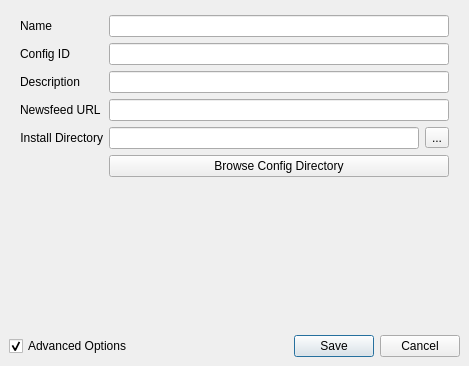
<?xml version="1.0" encoding="UTF-8"?>
<ui version="4.0">
 <class>dlgSettings</class>
 <widget class="FramelessQDialogWithStylePreview" name="dlgSettings">
  <property name="windowModality">
   <enum>Qt::WindowModality::ApplicationModal</enum>
  </property>
  <property name="geometry">
   <rect>
    <x>0</x>
    <y>0</y>
    <width>469</width>
    <height>366</height>
   </rect>
  </property>
  <property name="windowTitle">
   <string>Settings</string>
  </property>
  <property name="modal">
   <bool>true</bool>
  </property>
  <layout class="QVBoxLayout" name="verticalLayout">
   <property name="spacing">
    <number>0</number>
   </property>
   <property name="leftMargin">
    <number>0</number>
   </property>
   <property name="topMargin">
    <number>0</number>
   </property>
   <property name="rightMargin">
    <number>0</number>
   </property>
   <property name="bottomMargin">
    <number>0</number>
   </property>
   <item>
    <widget class="QTabBar" name="tabBar" native="true"/>
   </item>
   <item>
    <widget class="QStackedWidget" name="stackedWidget">
     <property name="currentIndex">
      <number>0</number>
     </property>
     <widget class="QWidget" name="pageGameInfo">
      <layout class="QFormLayout" name="formLayout">
       <property name="leftMargin">
        <number>20</number>
       </property>
       <property name="topMargin">
        <number>15</number>
       </property>
       <property name="rightMargin">
        <number>20</number>
       </property>
       <property name="bottomMargin">
        <number>20</number>
       </property>
       <item row="0" column="0">
        <widget class="QLabel" name="gameNameLabel">
         <property name="text">
          <string>Name</string>
         </property>
        </widget>
       </item>
       <item row="0" column="1">
        <widget class="QLineEdit" name="gameNameLineEdit"/>
       </item>
       <item row="1" column="0">
        <widget class="QLabel" name="gameConfigIDLabel">
         <property name="text">
          <string>Config ID</string>
         </property>
        </widget>
       </item>
       <item row="1" column="1">
        <widget class="QLineEdit" name="gameConfigIDLineEdit">
         <property name="readOnly">
          <bool>true</bool>
         </property>
        </widget>
       </item>
       <item row="2" column="0">
        <widget class="QLabel" name="gameDescriptionLabel">
         <property name="text">
          <string>Description</string>
         </property>
        </widget>
       </item>
       <item row="2" column="1">
        <widget class="QLineEdit" name="gameDescriptionLineEdit"/>
       </item>
       <item row="3" column="0">
        <widget class="QLabel" name="gameNewsfeedLabel">
         <property name="text">
          <string>Newsfeed URL</string>
         </property>
        </widget>
       </item>
       <item row="3" column="1">
        <widget class="QLineEdit" name="gameNewsfeedLineEdit"/>
       </item>
       <item row="4" column="0">
        <widget class="QLabel" name="gameDirLabel">
         <property name="toolTip">
          <string>Game install directory. There should be a file called patchclient.dll here</string>
         </property>
         <property name="text">
          <string>Install Directory</string>
         </property>
         <property name="alignment">
          <set>Qt::AlignmentFlag::AlignRight|Qt::AlignmentFlag::AlignTrailing|Qt::AlignmentFlag::AlignVCenter</set>
         </property>
        </widget>
       </item>
       <item row="4" column="1">
        <layout class="QHBoxLayout" name="gameDirLayout">
         <item>
          <widget class="QLineEdit" name="gameDirLineEdit">
           <property name="toolTip">
            <string>Game install directory. There should be a file called patchclient.dll here</string>
           </property>
          </widget>
         </item>
         <item>
          <widget class="QToolButton" name="gameDirButton">
           <property name="toolTip">
            <string>Select game directory from file system</string>
           </property>
           <property name="text">
            <string>...</string>
           </property>
          </widget>
         </item>
        </layout>
       </item>
       <item row="5" column="1">
        <widget class="QPushButton" name="browseGameConfigDirButton">
         <property name="sizePolicy">
          <sizepolicy hsizetype="Preferred" vsizetype="Fixed">
           <horstretch>0</horstretch>
           <verstretch>0</verstretch>
          </sizepolicy>
         </property>
         <property name="toolTip">
          <string>Browse OneLauncher config/data directory for this game</string>
         </property>
         <property name="text">
          <string>Browse Config Directory</string>
         </property>
        </widget>
       </item>
       <item row="6" column="1">
        <spacer name="verticalSpacer">
         <property name="orientation">
          <enum>Qt::Orientation::Vertical</enum>
         </property>
         <property name="sizeHint" stdset="0">
          <size>
           <width>20</width>
           <height>40</height>
          </size>
         </property>
        </spacer>
       </item>
      </layout>
     </widget>
     <widget class="QWidget" name="pageGame">
      <layout class="QFormLayout" name="formLayout_2">
       <property name="leftMargin">
        <number>20</number>
       </property>
       <property name="topMargin">
        <number>15</number>
       </property>
       <property name="rightMargin">
        <number>20</number>
       </property>
       <property name="bottomMargin">
        <number>20</number>
       </property>
       <item row="0" column="0">
        <widget class="QLabel" name="gameLanguageLabel">
         <property name="toolTip">
          <string/>
         </property>
         <property name="text">
          <string>Language</string>
         </property>
         <property name="alignment">
          <set>Qt::AlignmentFlag::AlignRight|Qt::AlignmentFlag::AlignTrailing|Qt::AlignmentFlag::AlignVCenter</set>
         </property>
        </widget>
       </item>
       <item row="0" column="1">
        <widget class="QComboBox" name="gameLanguageComboBox">
         <property name="toolTip">
          <string/>
         </property>
        </widget>
       </item>
       <item row="1" column="0">
        <widget class="QLabel" name="highResLabel">
         <property name="toolTip">
          <string>Enable high resolution game files. You may need to patch the game after enabling this</string>
         </property>
         <property name="text">
          <string>Hi-Res Graphics</string>
         </property>
         <property name="alignment">
          <set>Qt::AlignmentFlag::AlignRight|Qt::AlignmentFlag::AlignTrailing|Qt::AlignmentFlag::AlignVCenter</set>
         </property>
        </widget>
       </item>
       <item row="1" column="1">
        <widget class="QCheckBox" name="highResCheckBox">
         <property name="sizePolicy">
          <sizepolicy hsizetype="Fixed" vsizetype="Minimum">
           <horstretch>0</horstretch>
           <verstretch>0</verstretch>
          </sizepolicy>
         </property>
         <property name="toolTip">
          <string>Enable high resolution game files. You may need to patch the game after enabling this</string>
         </property>
         <property name="text">
          <string/>
         </property>
        </widget>
       </item>
       <item row="2" column="0">
        <widget class="QLabel" name="clientLabel">
         <property name="toolTip">
          <string>Game client version to use. 64-bit is the most modern. It does work with WINE</string>
         </property>
         <property name="text">
          <string>Client Type</string>
         </property>
         <property name="alignment">
          <set>Qt::AlignmentFlag::AlignRight|Qt::AlignmentFlag::AlignTrailing|Qt::AlignmentFlag::AlignVCenter</set>
         </property>
        </widget>
       </item>
       <item row="2" column="1">
        <widget class="QComboBox" name="clientTypeComboBox">
         <property name="toolTip">
          <string>Game client version to use. 64-bit is the most modern. It does work with WINE</string>
         </property>
        </widget>
       </item>
       <item row="3" column="0">
        <widget class="QLabel" name="standardLauncherLabel">
         <property name="toolTip">
          <string>Standard launcher filename</string>
         </property>
         <property name="text">
          <string>Standard Launcher</string>
         </property>
         <property name="alignment">
          <set>Qt::AlignmentFlag::AlignRight|Qt::AlignmentFlag::AlignTrailing|Qt::AlignmentFlag::AlignVCenter</set>
         </property>
        </widget>
       </item>
       <item row="3" column="1">
        <widget class="QLineEdit" name="standardLauncherLineEdit">
         <property name="toolTip">
          <string>Standard launcher filename</string>
         </property>
        </widget>
       </item>
       <item row="4" column="1">
        <widget class="QToolButton" name="standardGameLauncherButton">
         <property name="sizePolicy">
          <sizepolicy hsizetype="Preferred" vsizetype="Fixed">
           <horstretch>0</horstretch>
           <verstretch>0</verstretch>
          </sizepolicy>
         </property>
         <property name="text">
          <string>Run Standard Game Launcher</string>
         </property>
         <property name="popupMode">
          <enum>QToolButton::ToolButtonPopupMode::MenuButtonPopup</enum>
         </property>
        </widget>
       </item>
       <item row="7" column="0">
        <widget class="QLabel" name="patchClientLabel">
         <property name="toolTip">
          <string>Patch client DLL filename</string>
         </property>
         <property name="text">
          <string>Patch Client DLL</string>
         </property>
         <property name="alignment">
          <set>Qt::AlignmentFlag::AlignRight|Qt::AlignmentFlag::AlignTrailing|Qt::AlignmentFlag::AlignVCenter</set>
         </property>
        </widget>
       </item>
       <item row="7" column="1">
        <widget class="QLineEdit" name="patchClientLineEdit">
         <property name="toolTip">
          <string>Patch client DLL filename</string>
         </property>
        </widget>
       </item>
       <item row="5" column="1">
        <spacer name="verticalSpacer_2">
         <property name="orientation">
          <enum>Qt::Orientation::Vertical</enum>
         </property>
         <property name="sizeHint" stdset="0">
          <size>
           <width>20</width>
           <height>40</height>
          </size>
         </property>
        </spacer>
       </item>
       <item row="6" column="0">
        <widget class="QLabel" name="gameSettingsDirLabel">
         <property name="toolTip">
          <string>&lt;html&gt;&lt;head/&gt;&lt;body&gt;&lt;p&gt;The folder where user preferences, screenshots, and addons are stored. &lt;span style=&quot; font-weight:700;&quot;&gt;Changing this does not move your existing files. It also won't take affect when using the official game launcher.&lt;/span&gt;&lt;/p&gt;&lt;/body&gt;&lt;/html&gt;</string>
         </property>
         <property name="text">
          <string>Settings Directory</string>
         </property>
        </widget>
       </item>
       <item row="6" column="1">
        <widget class="QWidget" name="gameSettingsDirWidget" native="true">
         <layout class="QHBoxLayout" name="gameSettingsDirLayout">
          <property name="leftMargin">
           <number>0</number>
          </property>
          <property name="topMargin">
           <number>0</number>
          </property>
          <property name="rightMargin">
           <number>0</number>
          </property>
          <property name="bottomMargin">
           <number>0</number>
          </property>
          <item>
           <widget class="QLineEdit" name="gameSettingsDirLineEdit">
            <property name="toolTip">
             <string>&lt;html&gt;&lt;head/&gt;&lt;body&gt;&lt;p&gt;The folder where user preferences, screenshots, and addons are stored. &lt;span style=&quot; font-weight:700;&quot;&gt;Changing this does not move your existing files. It also won't take affect when using the official game launcher.&lt;/span&gt;&lt;/p&gt;&lt;/body&gt;&lt;/html&gt;</string>
            </property>
           </widget>
          </item>
          <item>
           <widget class="QToolButton" name="gameSettingsDirButton">
            <property name="toolTip">
             <string>Select settings folder from filesystem</string>
            </property>
            <property name="text">
             <string>...</string>
            </property>
           </widget>
          </item>
         </layout>
        </widget>
       </item>
      </layout>
     </widget>
     <widget class="QWidget" name="pageWine">
      <layout class="QFormLayout" name="formLayout_3">
       <property name="leftMargin">
        <number>20</number>
       </property>
       <property name="topMargin">
        <number>15</number>
       </property>
       <property name="rightMargin">
        <number>20</number>
       </property>
       <property name="bottomMargin">
        <number>20</number>
       </property>
       <item row="0" column="0">
        <widget class="QLabel" name="autoManageWineLabel">
         <property name="text">
          <string>Auto Manage Wine</string>
         </property>
        </widget>
       </item>
       <item row="0" column="1">
        <widget class="QCheckBox" name="autoManageWineCheckBox">
         <property name="sizePolicy">
          <sizepolicy hsizetype="Fixed" vsizetype="Minimum">
           <horstretch>0</horstretch>
           <verstretch>0</verstretch>
          </sizepolicy>
         </property>
        </widget>
       </item>
       <item row="1" column="0">
        <widget class="QLabel" name="winePrefixLabel">
         <property name="toolTip">
          <string>Path to WINE prefix</string>
         </property>
         <property name="text">
          <string>Wine Prefix</string>
         </property>
        </widget>
       </item>
       <item row="1" column="1">
        <widget class="QLineEdit" name="winePrefixLineEdit">
         <property name="toolTip">
          <string>Path to WINE prefix</string>
         </property>
         <property name="dragEnabled">
          <bool>true</bool>
         </property>
        </widget>
       </item>
       <item row="2" column="0">
        <widget class="QLabel" name="wineExecutableLabel">
         <property name="toolTip">
          <string>Path to WINE executable</string>
         </property>
         <property name="text">
          <string>Wine Executable</string>
         </property>
        </widget>
       </item>
       <item row="2" column="1">
        <widget class="QLineEdit" name="wineExecutableLineEdit">
         <property name="toolTip">
          <string>Path to WINE executable</string>
         </property>
         <property name="dragEnabled">
          <bool>true</bool>
         </property>
        </widget>
       </item>
       <item row="3" column="0">
        <widget class="QLabel" name="wineDebugLabel">
         <property name="toolTip">
          <string>Value for the WINEDEBUG environment variable</string>
         </property>
         <property name="text">
          <string>WINEDEBUG</string>
         </property>
        </widget>
       </item>
       <item row="3" column="1">
        <widget class="QLineEdit" name="wineDebugLineEdit">
         <property name="toolTip">
          <string>Value for the WINEDEBUG environment variable</string>
         </property>
        </widget>
       </item>
       <item row="4" column="1">
        <spacer name="verticalSpacer_3">
         <property name="orientation">
          <enum>Qt::Orientation::Vertical</enum>
         </property>
         <property name="sizeHint" stdset="0">
          <size>
           <width>20</width>
           <height>40</height>
          </size>
         </property>
        </spacer>
       </item>
      </layout>
     </widget>
     <widget class="QWidget" name="pageProgram">
      <layout class="QFormLayout" name="formLayout_4">
       <property name="rowWrapPolicy">
        <enum>QFormLayout::RowWrapPolicy::WrapLongRows</enum>
       </property>
       <property name="leftMargin">
        <number>20</number>
       </property>
       <property name="topMargin">
        <number>15</number>
       </property>
       <property name="rightMargin">
        <number>20</number>
       </property>
       <property name="bottomMargin">
        <number>20</number>
       </property>
       <item row="0" column="0">
        <widget class="QLabel" name="defaultLanguageLabel">
         <property name="toolTip">
          <string>Default language to use for games</string>
         </property>
         <property name="text">
          <string>Default Language</string>
         </property>
         <property name="alignment">
          <set>Qt::AlignmentFlag::AlignRight|Qt::AlignmentFlag::AlignTrailing|Qt::AlignmentFlag::AlignVCenter</set>
         </property>
        </widget>
       </item>
       <item row="0" column="1">
        <widget class="QComboBox" name="defaultLanguageComboBox">
         <property name="sizePolicy">
          <sizepolicy hsizetype="Preferred" vsizetype="Fixed">
           <horstretch>0</horstretch>
           <verstretch>0</verstretch>
          </sizepolicy>
         </property>
         <property name="toolTip">
          <string>Default language to use for games</string>
         </property>
        </widget>
       </item>
       <item row="1" column="0">
        <widget class="FixedWordWrapQLabel" name="defaultLanguageForUILabel">
         <property name="toolTip">
          <string>Use the default language for OneLauncher even when the current game is set to a different language</string>
         </property>
         <property name="text">
          <string>Always Use Default Language For UI</string>
         </property>
         <property name="alignment">
          <set>Qt::AlignmentFlag::AlignCenter</set>
         </property>
         <property name="wordWrap">
          <bool>true</bool>
         </property>
        </widget>
       </item>
       <item row="1" column="1">
        <widget class="QCheckBox" name="defaultLanguageForUICheckBox">
         <property name="sizePolicy">
          <sizepolicy hsizetype="Fixed" vsizetype="Minimum">
           <horstretch>0</horstretch>
           <verstretch>0</verstretch>
          </sizepolicy>
         </property>
         <property name="toolTip">
          <string>Use the default language for OneLauncher even when the current game is set to a different language</string>
         </property>
         <property name="text">
          <string/>
         </property>
        </widget>
       </item>
       <item row="2" column="0">
        <widget class="QLabel" name="gamesSortingModeLabel">
         <property name="text">
          <string>Games Sorting Mode</string>
         </property>
         <property name="alignment">
          <set>Qt::AlignmentFlag::AlignRight|Qt::AlignmentFlag::AlignTrailing|Qt::AlignmentFlag::AlignVCenter</set>
         </property>
        </widget>
       </item>
       <item row="2" column="1">
        <widget class="QComboBox" name="gamesSortingModeComboBox">
         <property name="sizePolicy">
          <sizepolicy hsizetype="Preferred" vsizetype="Fixed">
           <horstretch>0</horstretch>
           <verstretch>0</verstretch>
          </sizepolicy>
         </property>
        </widget>
       </item>
       <item row="3" column="1">
        <widget class="QPushButton" name="gamesManagementButton">
         <property name="sizePolicy">
          <sizepolicy hsizetype="Preferred" vsizetype="Fixed">
           <horstretch>0</horstretch>
           <verstretch>0</verstretch>
          </sizepolicy>
         </property>
         <property name="text">
          <string>Manage Games</string>
         </property>
        </widget>
       </item>
       <item row="4" column="1">
        <widget class="QPushButton" name="setupWizardButton">
         <property name="sizePolicy">
          <sizepolicy hsizetype="Preferred" vsizetype="Fixed">
           <horstretch>0</horstretch>
           <verstretch>0</verstretch>
          </sizepolicy>
         </property>
         <property name="text">
          <string>Run Setup Wizard</string>
         </property>
        </widget>
       </item>
       <item row="5" column="1">
        <spacer name="verticalSpacer_4">
         <property name="orientation">
          <enum>Qt::Orientation::Vertical</enum>
         </property>
         <property name="sizeHint" stdset="0">
          <size>
           <width>20</width>
           <height>40</height>
          </size>
         </property>
        </spacer>
       </item>
      </layout>
     </widget>
    </widget>
   </item>
   <item>
    <layout class="QHBoxLayout" name="horizontalLayout">
     <property name="leftMargin">
      <number>9</number>
     </property>
     <property name="topMargin">
      <number>9</number>
     </property>
     <property name="rightMargin">
      <number>9</number>
     </property>
     <property name="bottomMargin">
      <number>9</number>
     </property>
     <item>
      <widget class="QCheckBox" name="showAdvancedSettingsCheckbox">
       <property name="toolTip">
        <string>&lt;html&gt;&lt;head/&gt;&lt;body&gt;&lt;p&gt;Enable advanced options&lt;/p&gt;&lt;/body&gt;&lt;/html&gt;</string>
       </property>
       <property name="text">
        <string>Advanced Options</string>
       </property>
       <property name="checked">
        <bool>true</bool>
       </property>
      </widget>
     </item>
     <item>
      <spacer name="horizontalSpacer">
       <property name="orientation">
        <enum>Qt::Orientation::Horizontal</enum>
       </property>
       <property name="sizeHint" stdset="0">
        <size>
         <width>40</width>
         <height>20</height>
        </size>
       </property>
      </spacer>
     </item>
     <item>
      <widget class="QDialogButtonBox" name="settingsButtonBox">
       <property name="orientation">
        <enum>Qt::Orientation::Horizontal</enum>
       </property>
       <property name="standardButtons">
        <set>QDialogButtonBox::StandardButton::Cancel|QDialogButtonBox::StandardButton::Save</set>
       </property>
      </widget>
     </item>
    </layout>
   </item>
  </layout>
  <action name="actionRunStandardGameLauncherWithPatchingDisabled">
   <property name="text">
    <string>Run with patching disabled</string>
   </property>
   <property name="toolTip">
    <string>Run launcher using &quot;-skiprawdownload&quot; and &quot;-disablepatch&quot; arguments</string>
   </property>
  </action>
 </widget>
 <customwidgets>
  <customwidget>
   <class>QDialogWithStylePreview</class>
   <extends>QDialog</extends>
   <header>.qtdesigner.custom_widgets</header>
   <container>1</container>
  </customwidget>
  <customwidget>
   <class>FramelessQDialogWithStylePreview</class>
   <extends>QDialogWithStylePreview</extends>
   <header>.custom_widgets</header>
   <container>1</container>
  </customwidget>
  <customwidget>
   <class>QTabBar</class>
   <extends>QWidget</extends>
   <header>qtabbar.h</header>
   <container>1</container>
  </customwidget>
  <customwidget>
   <class>FixedWordWrapQLabel</class>
   <extends>QLabel</extends>
   <header>.custom_widgets</header>
  </customwidget>
 </customwidgets>
 <resources/>
 <connections>
  <connection>
   <sender>settingsButtonBox</sender>
   <signal>rejected()</signal>
   <receiver>dlgSettings</receiver>
   <slot>reject()</slot>
   <hints>
    <hint type="sourcelabel">
     <x>316</x>
     <y>260</y>
    </hint>
    <hint type="destinationlabel">
     <x>286</x>
     <y>274</y>
    </hint>
   </hints>
  </connection>
 </connections>
</ui>
